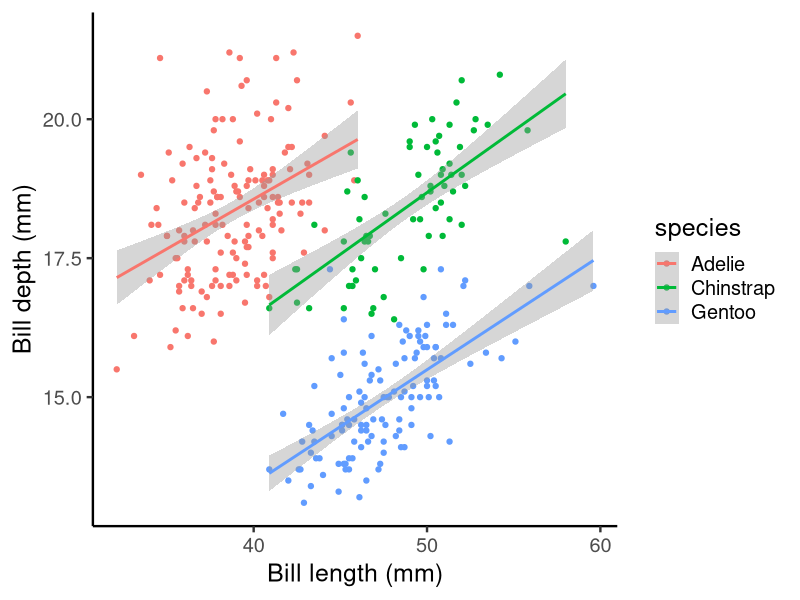

The R source for this figure:

# Graphs with penguins ----------------------------------------------------

library(palmerpenguins)
penguins <- penguins
library(ggplot2)

graph_first <- ggplot(data = penguins,
       mapping = aes(x = bill_length_mm, y = bill_depth_mm, color = species))+
  geom_point()+
  theme_classic(base_size = 18) +
  geom_smooth(method = "lm") +
  labs(x= "Bill length (mm)", y = "Bill depth (mm)")

graph_first
